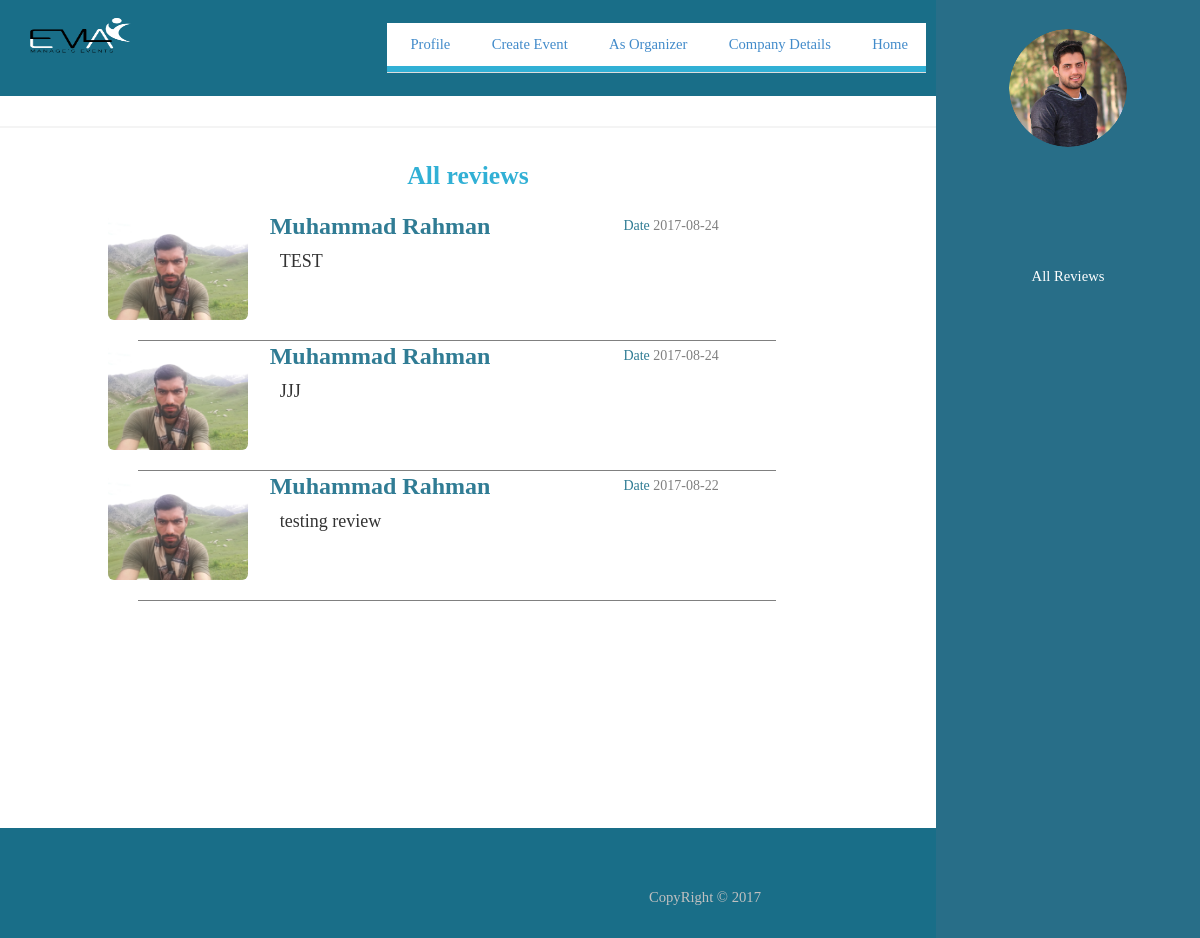
The app's page /EMA/view_review.php?reviewid=9&&eventid=1 with its own data.
### tables this page shows
CREATE TABLE IF NOT EXISTS `review` (
  `creater_email` varchar(30) NOT NULL,
  `reviewer_email` varchar(30) NOT NULL,
  `event_id` varchar(30) NOT NULL,
  `review_id` int(30) NOT NULL,
  `review` varchar(300) NOT NULL,
  `state` varchar(30) NOT NULL DEFAULT 'new',
  `on_date` varchar(30) NOT NULL
);

CREATE TABLE IF NOT EXISTS `profile_picture` (
  `email` varchar(30) NOT NULL,
  `name` varchar(100) NOT NULL,
  `type` varchar(30) NOT NULL,
  `size` varchar(30) NOT NULL,
  `extension` varchar(30) NOT NULL,
  `for` varchar(30) NOT NULL
);

CREATE TABLE IF NOT EXISTS `user` (
  `fristname` varchar(30) NOT NULL,
  `lastname` varchar(30) NOT NULL,
  `mobilenumber` varchar(30) NOT NULL,
  `email` varchar(30) NOT NULL,
  `password` varchar(30) NOT NULL,
  `gender` varchar(30) NOT NULL,
  `dateofbrith` varchar(30) NOT NULL,
  `joindate` date NOT NULL
);

### EMA/view_review.php (the view, shortened to what this page needs)
 <!DOCTYPE HTML>
<?php
$eventid=$_GET['eventid'];
?>
<html>
	<head>
			<link rel="stylesheet" type="text/css" href="assets/css/jquery.rateyo.min.css">
			<link rel="stylesheet" type="text/css" href="assets/css/bootstrap.min.css">
		<link rel="stylesheet" href="assets/css/main.css" />
	</head>
	<body>
			<section id="header">
				<header>
 							<?php
								$profilepicture = mysql_query("SELECT `name` FROM `profile_picture` WHERE email='$_SESSION[email]' and `for`='profile'")or die('logo selection  query error');
								if(mysql_num_rows($profilepicture)>0){
                                 $row=mysql_fetch_array($profilepicture)
								?>
					<div class="row">
								<div class="col-sm-12">
									<div class="new-pro-div" align="center">
										<img src="profile_pictures/<?php echo $row[0];?>" class="img-responsive" alt=""  />
									</div>
								</div>
							</div>
					<?php
								}
									else{
										?>
										<div><span class="image avatar"><img src="images/ABB.png" alt="" /></span></div>
									<?php
									}
									?>
					<br>
					<br>
				</header>
				<nav id="nav">
					<ul>
						<li class="activ"><a href="#four">All Reviews </a></li>
					</ul>
				</nav>
			</section>
			<div id="wrapper">
					<div id="main">
							<section id="one">
							<header class="majr">
								<div class="jumbotron top-menu-div">
								<div class="row">
									<div class="col-md-3" id="logo">
											<img src="images/emanew2.png" class="img-responsive">
									</div>
									<div class="col-md-9">
											<ul class="nav nav-tabs" id="menu-bar">
											<li><a href="profile.php">Profile</a></li>
											<li><a href="create-event.php">Create Event</a></li>
												<li><a href="as-organizer.php">As Organizer</a></li>
												<li><a href="comp-details.php">Company Details</a></li>
												<li><a href="home.php">Home</a></li>
											</ul>
									</div>
								</div>
								</div>
							</header>
						</section>
							<section id="four">
								<div class="container">
								<div class="row">
											<div class="col-sm-12" align="center">
												<h3 style="color:  #31B0D5;">All reviews</h3>
											</div>
										</div>
								<?php
								$review = mysql_query("SELECT * from review where event_id='$eventid' ORDER BY on_date DESC ")or die('review table selection  query error');
									if(mysql_num_rows($review)>0){
									while($rowss=mysql_fetch_array($review)){
									$email=	$rowss[1];
									?>
									<div class="row" style="padding: 5px; border-bottom: 1px solid gray;">
										<div class="col-md-2">
										<?php
	  $picture=mysql_query("SELECT `name` FROM ema.`profile_picture` WHERE email='$email' and `for`='profile'") or die(' reviewer picture selection querr error');
	  if(mysql_num_rows($picture)>0){
		  $reviewerphoto=mysql_fetch_array($picture)
		  ?>
											<div style="width: 140px; height: 120px;   float: right;">
												<img src="profile_pictures/<?php echo $reviewerphoto[0];?>" class="img-responsive img-rounded">
											</div>
											<?php
										}else{
											?>
											<div style="width: 140px; height: 120px; background-color: red; float: right;">
												<img src="" class="img-responsive img-rounded">
											</div>
											<?php
										}
										?>
										</div>
										<div class="col-md-9">
											<div class="row">
												<div class="col-sm-9">
												<?php
												$user=mysql_query("SELECT `fristname`,`lastname` FROM `user` WHERE email='$email'") or die(' revier name selection querr error');
												$username=mysql_fetch_array($user)
												?>
													<span style="font-weight: bolder; color:#307C94; font-size: 24px; font-weight: bolder; "><?php echo $username[0]." ".$username[1];?></span>
												</div>
												<div class="col-sm-3">
													<div style="float: right; font-size: 14px;">
														<span style="
														color: #307C94;">Date</span> <span style="
														color: gray;" ><?php echo $rowss[6];?></span>
													</div>
												</div>
											</div>
											<div class="row">
												<div class="col-sm-12" >
													<div style="font-size: 18px; padding: 10px;">
														 <?php echo $rowss[4];?>
													</div>
												</div>
											</div>
										</div>
									</div>
									<?php
								}
								?>
									 	<br>
									 	<br>
									 	<br>
									 	<br>
									 	<br>
									 	<br>
									 	<br>
									 <?php
								}
								?>
								</div>
							</section>
							</div>
							<br>
							<br>
					<section id="footer">
						<div class="container">
							<div>
								 <span style="float: right;">CopyRight &copy; 2017</span>
							</div>
						</div>
					</section>
								</div>
	</body>
</html>

### EMA/view_review.php (style rules this page uses)
#menu-bar { list-style: none; float: right; background-color:#31B0D5; }
#menu-bar li { background-color: white; cursor: pointer }
#logo img { width: 45%; padding-bottom: 10px; }

### records on screen
review: profile_picture.name (picture), user.fristname "Muhammad", user.lastname "Rahman", on_date "2017-08-24", review "TEST"
review: profile_picture.name (picture), user.fristname "Muhammad", user.lastname "Rahman", on_date "2017-08-24", review "JJJ"
review: profile_picture.name (picture), user.fristname "Muhammad", user.lastname "Rahman", on_date "2017-08-22", review "testing review"
